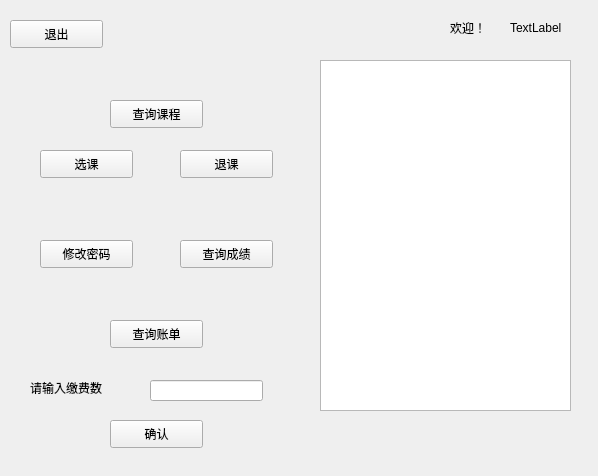
<?xml version="1.0" encoding="UTF-8"?>
<ui version="4.0">
 <class>stu_main</class>
 <widget class="QWidget" name="stu_main">
  <property name="geometry">
   <rect>
    <x>0</x>
    <y>0</y>
    <width>598</width>
    <height>476</height>
   </rect>
  </property>
  <property name="windowTitle">
   <string>Form</string>
  </property>
  <widget class="QLabel" name="label">
   <property name="geometry">
    <rect>
     <x>450</x>
     <y>20</y>
     <width>41</width>
     <height>16</height>
    </rect>
   </property>
   <property name="text">
    <string>欢迎！</string>
   </property>
  </widget>
  <widget class="QLabel" name="label_2">
   <property name="geometry">
    <rect>
     <x>510</x>
     <y>20</y>
     <width>72</width>
     <height>15</height>
    </rect>
   </property>
   <property name="text">
    <string>TextLabel</string>
   </property>
  </widget>
  <widget class="QPushButton" name="pushButton">
   <property name="geometry">
    <rect>
     <x>40</x>
     <y>150</y>
     <width>93</width>
     <height>28</height>
    </rect>
   </property>
   <property name="text">
    <string>选课</string>
   </property>
  </widget>
  <widget class="QPushButton" name="pushButton_2">
   <property name="geometry">
    <rect>
     <x>180</x>
     <y>240</y>
     <width>93</width>
     <height>28</height>
    </rect>
   </property>
   <property name="text">
    <string>查询成绩</string>
   </property>
  </widget>
  <widget class="QPushButton" name="pushButton_3">
   <property name="geometry">
    <rect>
     <x>110</x>
     <y>100</y>
     <width>93</width>
     <height>28</height>
    </rect>
   </property>
   <property name="text">
    <string>查询课程</string>
   </property>
  </widget>
  <widget class="QPushButton" name="pushButton_4">
   <property name="geometry">
    <rect>
     <x>40</x>
     <y>240</y>
     <width>93</width>
     <height>28</height>
    </rect>
   </property>
   <property name="text">
    <string>修改密码</string>
   </property>
  </widget>
  <widget class="QTextBrowser" name="textBrowser">
   <property name="geometry">
    <rect>
     <x>320</x>
     <y>60</y>
     <width>251</width>
     <height>351</height>
    </rect>
   </property>
  </widget>
  <widget class="QPushButton" name="pushButton_5">
   <property name="geometry">
    <rect>
     <x>10</x>
     <y>20</y>
     <width>93</width>
     <height>28</height>
    </rect>
   </property>
   <property name="text">
    <string>退出</string>
   </property>
  </widget>
  <widget class="QPushButton" name="pushButton_6">
   <property name="geometry">
    <rect>
     <x>180</x>
     <y>150</y>
     <width>93</width>
     <height>28</height>
    </rect>
   </property>
   <property name="text">
    <string>退课</string>
   </property>
  </widget>
  <widget class="QPushButton" name="pushButton_7">
   <property name="geometry">
    <rect>
     <x>110</x>
     <y>320</y>
     <width>93</width>
     <height>28</height>
    </rect>
   </property>
   <property name="text">
    <string>查询账单</string>
   </property>
  </widget>
  <widget class="QLabel" name="label_3">
   <property name="geometry">
    <rect>
     <x>30</x>
     <y>380</y>
     <width>101</width>
     <height>16</height>
    </rect>
   </property>
   <property name="text">
    <string>请输入缴费数</string>
   </property>
  </widget>
  <widget class="QLineEdit" name="lineEdit">
   <property name="geometry">
    <rect>
     <x>150</x>
     <y>380</y>
     <width>113</width>
     <height>21</height>
    </rect>
   </property>
  </widget>
  <widget class="QPushButton" name="pushButton_8">
   <property name="geometry">
    <rect>
     <x>110</x>
     <y>420</y>
     <width>93</width>
     <height>28</height>
    </rect>
   </property>
   <property name="text">
    <string>确认</string>
   </property>
  </widget>
 </widget>
 <resources/>
 <connections/>
</ui>
